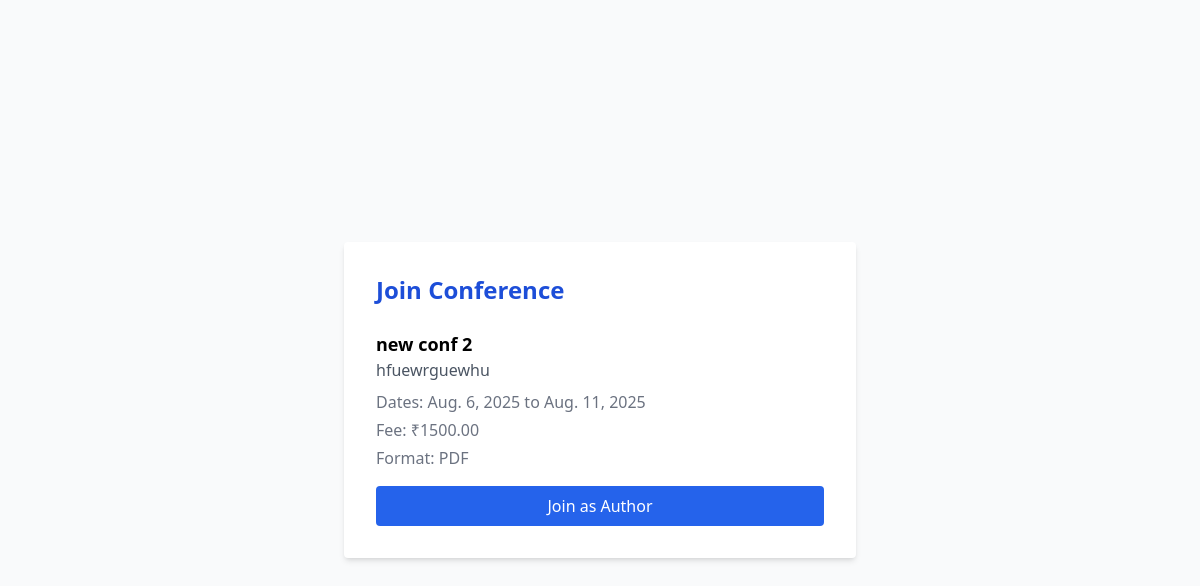
The page /conference/join/kOIOoWjA8fYTPXbW24eQ9tk5Xdqg7nXz/ (signed in) on the database its author committed.
### conference/models.py (models this page shows, shortened)
class Conference(models.Model):
    name = models.CharField(max_length=255)
    acronym = models.CharField(max_length=50, blank=True)
    web_page = models.URLField(blank=True)
    venue = models.CharField(max_length=255, blank=True)
    city = models.CharField(max_length=100, blank=True)
    country = models.CharField(max_length=100, blank=True)
    estimated_submissions = models.IntegerField(null=True, blank=True)
    start_date = models.DateField()
    end_date = models.DateField()
    primary_area = models.CharField(max_length=50, choices=AREA_CHOICES, default='AI')
    secondary_area = models.CharField(max_length=50, choices=AREA_CHOICES, default='AI')
    area_notes = models.TextField(blank=True)
    organizer = models.CharField(max_length=255, blank=True)
    organizer_web_page = models.URLField(blank=True)
    contact_phone = models.CharField(max_length=20, blank=True)
    role = models.CharField(max_length=100, blank=True)
    is_approved = models.BooleanField(default=False)
    requested_by = models.ForeignKey(User, on_delete=models.CASCADE, related_name='requested_conferences', null=True, blank=True)
    description = models.TextField(blank=True)
    chair = models.ForeignKey(User, on_delete=models.CASCADE, related_name='chaired_conferences')
    chair_name = models.CharField(max_length=255, blank=True, help_text="Conference chair's full name")
    chair_email = models.EmailField(blank=True, help_text="Conference chair's email address")
    status = models.CharField(max_length=20, choices=[('upcoming', 'Upcoming'), ('live', 'Live'), ('completed', 'Completed')], default='upcoming')
    invite_link = models.CharField(max_length=255, blank=True)
    created_at = models.DateTimeField(auto_now_add=True)
    paper_submission_deadline = models.DateField(null=True, blank=True)
    paper_format = models.CharField(max_length=10, choices=[('pdf', 'PDF'), ('docx', 'DOCX')], default='pdf')
    contact_email = models.EmailField(blank=True, help_text="Main contact email for the conference")
    registration_fee = models.DecimalField(max_digits=10, decimal_places=2, null=True, blank=True, help_text="Registration fee amount")
    theme_domain = models.CharField(max_length=255, blank=True, help_text="Conference theme or domain")
    blind_review = models.BooleanField(default=True)
    abstract_required = models.BooleanField(default=True)
    multiple_authors_allowed = models.BooleanField(default=True)
    submission_deadline = models.DateTimeField(null=True, blank=True, help_text="Final submission deadline")
    max_paper_length = models.IntegerField(default=10)
    allow_supplementary = models.BooleanField(default=False)
    reviewers_per_paper = models.IntegerField(default=3)
    review_deadline = models.DateTimeField(null=True, blank=True, help_text="Review submission deadline")
    paper_bidding_enabled = models.BooleanField(default=False, help_text="Enable paper bidding for reviewers")
    review_form_enabled = models.BooleanField(default=True)
    confidence_scores_enabled = models.BooleanField(default=True)
    allow_rebuttal_phase = models.BooleanField(default=False, help_text="Enable author rebuttal phase")
    rebuttal_deadline = models.DateTimeField(null=True, blank=True, help_text="Rebuttal submission deadline")
    rebuttal_word_limit = models.IntegerField(default=500, help_text="Word limit for rebuttals")
    decision_deadline = models.DateTimeField(null=True, blank=True, help_text="Final decision deadline")
    camera_ready_deadline = models.DateTimeField(null=True, blank=True, help_text="Camera-ready submission deadline")

### conference/views.py (the view, shortened to what this page needs)
# urls.py: path('join/<str:invite_link>/', views.join_conference, name='join_conference'),
@login_required
def join_conference(request, invite_link):
    from .models import UserConferenceRole
    try:
        conference = Conference.objects.get(invite_link=invite_link)
    except Conference.DoesNotExist:
        raise Http404('Conference not found.')
    user = request.user
    user_roles = list(UserConferenceRole.objects.filter(user=user, conference=conference).values_list('role', flat=True))
    if conference.chair == user and 'chair' not in user_roles:
        user_roles.append('chair')
    is_author = 'author' in user_roles
    if request.method == 'POST':
        UserConferenceRole.objects.get_or_create(user=user, conference=conference, role='author')
        return redirect('conference:author_dashboard', conference_id=conference.id)
    return render(request, 'conference/join_conference.html', {'conference': conference, 'is_author': is_author})

### templates/conference/join_conference.html (shortened to what this page needs)
{% load conference_extras %}
<!DOCTYPE html>
<html lang="en">
<head>
    <script src="https://cdn.tailwindcss.com"></script>
</head>
<body class="bg-gray-50 min-h-screen flex items-center justify-center">
    <div class="bg-white p-8 rounded shadow-md w-full max-w-lg">
        <h2 class="text-2xl font-bold mb-6 text-blue-700">Join Conference</h2>
        <div class="mb-4">
            <div class="text-lg font-semibold">{{ conference.name }}</div>
            <div class="text-gray-600 mb-2">{{ conference.description }}</div>
            <div class="text-gray-500 mb-1">Dates: {{ conference.start_date }} to {{ conference.end_date }}</div>
            <div class="text-gray-500 mb-1">Fee: ₹{{ conference.registration_fee }}</div>
            <div class="text-gray-500 mb-1">Format: {{ conference.paper_format|upper }}</div>
        </div>
        {% if is_author %}
            <div class="text-green-600 font-semibold mb-4">You have already joined this conference as an author.</div>
        {% else %}
            <form method="post">
                <button type="submit" class="w-full bg-blue-600 text-white py-2 rounded hover:bg-blue-700">Join as Author</button>
            </form>
        {% endif %}
    </div>
</body>
</html>

### rows shown on the page
Conference: name "new conf 2", description "hfuewrguewhu", start_date "Aug. 6, 2025", end_date "Aug. 11, 2025", registration_fee "1500.00", paper_format "PDF"
